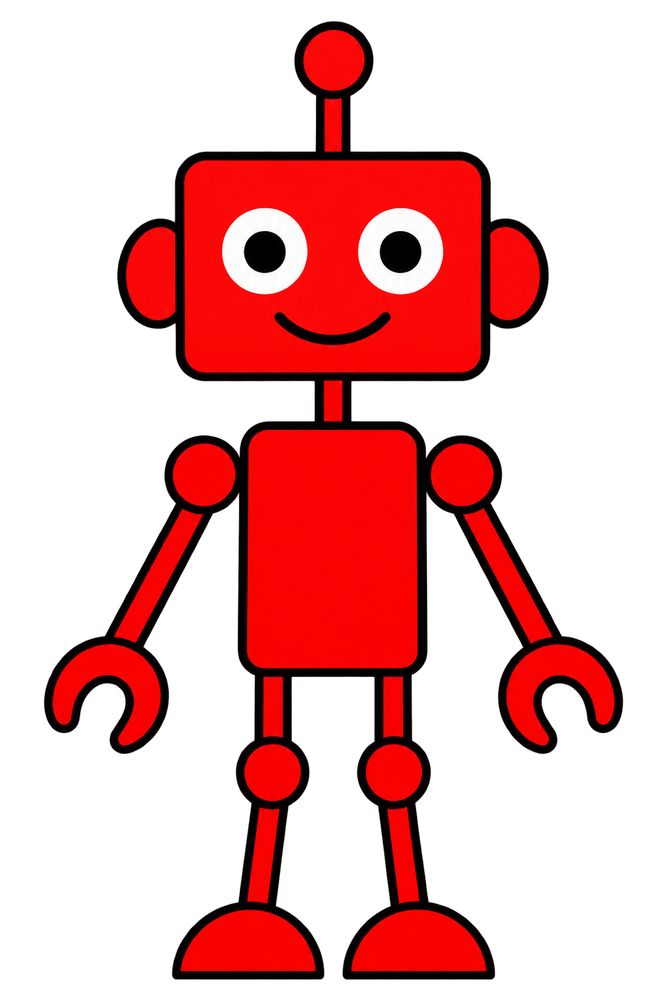
#> input picture red_robot.png, 667 x 1000 px, shrunk from 1024 x 1536 before the run
$ python process_image.py
#> lines starting #> are read from the running program, lines starting #| are printed output that depends on the picture
from PIL import Image

# Open the red robot image
img = Image.open('red_robot.png').convert("RGBA")
#> img is the input picture: PIL image 667x1000 RGBA; mean R, G, B, A 59.5, 4.1, 4.1, 81.9
datas = img.getdata()

# Sample the top-left pixel as the background color to key out
bg_color = datas[0]
#> bg_color = (0, 0, 0, 0)
print(f"Detected background color: {bg_color}")
#| Detected background color: (0, 0, 0, 0)

# Set a tolerance for background color matching
tolerance = 15

newData = []
for item in datas:
    # If the pixel is close to the background color, make it transparent
    if (abs(item[0] - bg_color[0]) <= tolerance and
        abs(item[1] - bg_color[1]) <= tolerance and
        abs(item[2] - bg_color[2]) <= tolerance):
        newData.append((255, 255, 255, 0))
    else:
        newData.append(item)
#> after the loop, newData = 667000 items

img.putdata(newData)
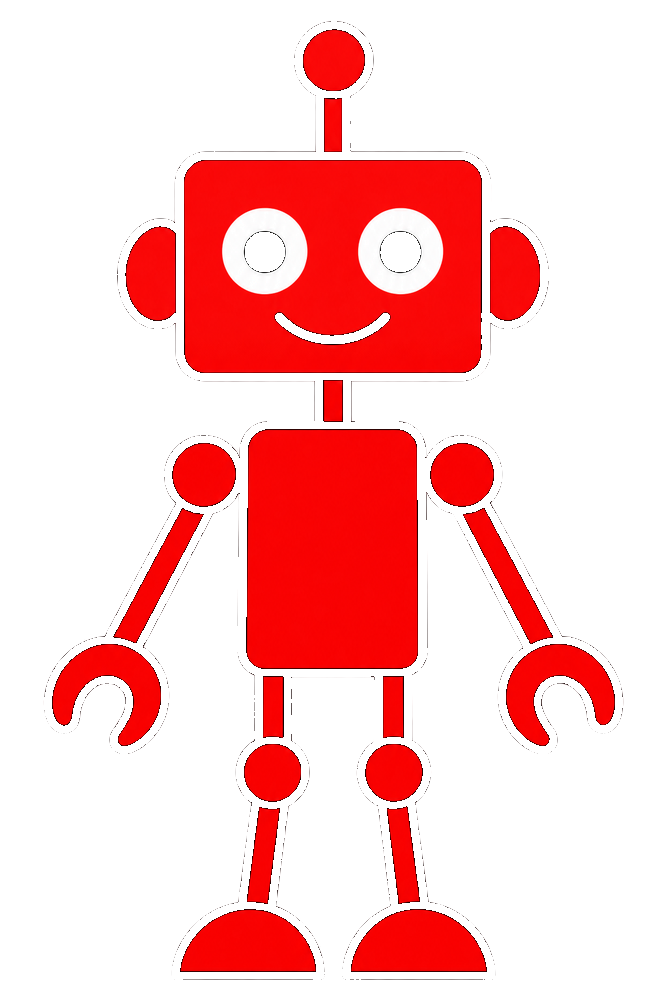
#> img: PIL image 667x1000 RGBA; mean R, G, B, A 250.7, 195.5, 195.6, 61.9; transparent parts drawn white
img.save("red_robot.png", "PNG")
print("Finished applying alpha mask to red_robot.png.")

$ run again, with blue_robot.png copied over red_robot.png
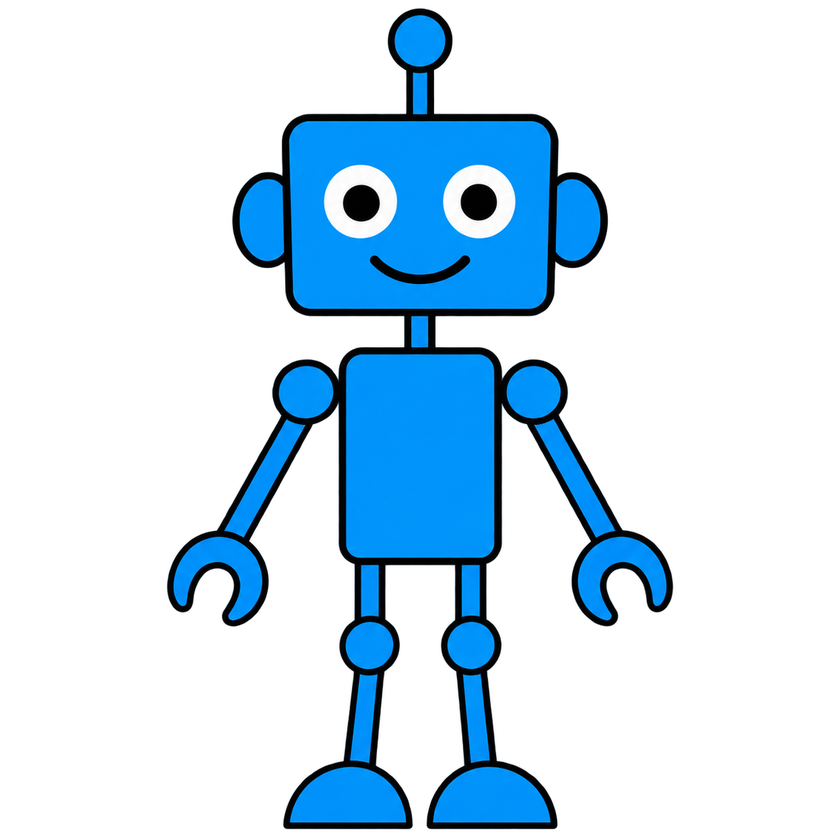
#> input picture blue_robot.png, 840 x 840 px, shrunk from 1254 x 1254 before the run
#> img is the input picture: PIL image 840x840 RGBA; mean R, G, B, A 2.4, 26.2, 42.9, 57.1
#> bg_color = (0, 0, 0, 0)
#| Detected background color: (0, 0, 0, 0)
#> after the loop `for item in datas:`: newData = 705600 items
#> `img.putdata(newData)`:
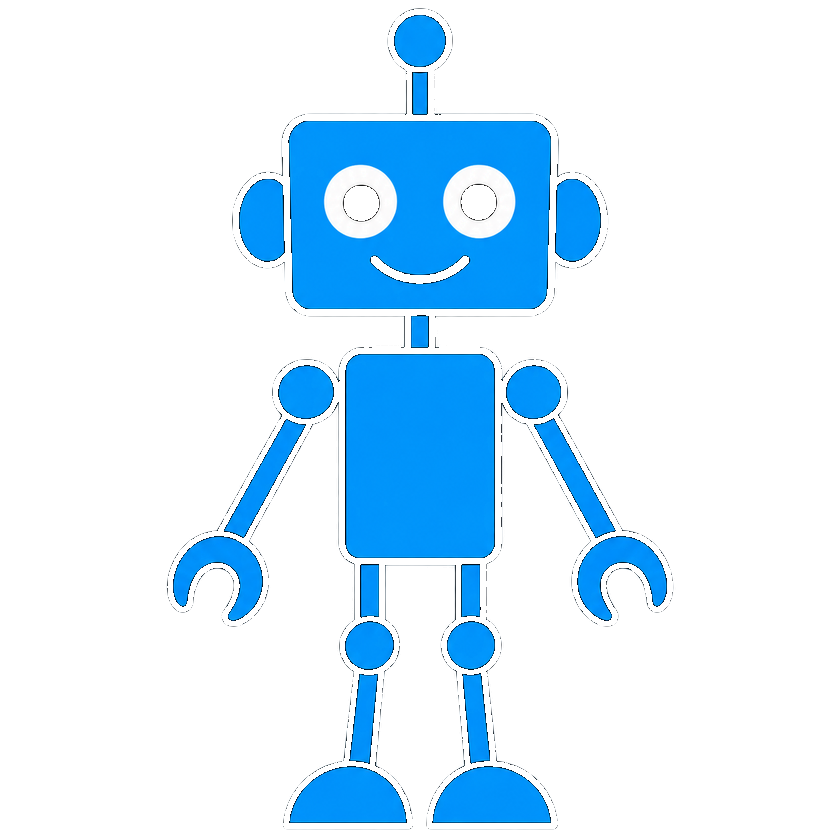
#> img: PIL image 840x840 RGBA; mean R, G, B, A 211, 234.7, 251.4, 44.6; transparent parts drawn white
